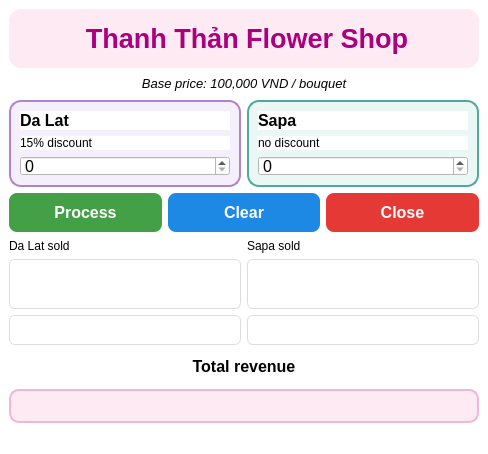
<?xml version="1.0" encoding="UTF-8"?>
<ui version="4.0">
 <class>MainWindow</class>
 <widget class="QMainWindow" name="MainWindow">
  <property name="geometry">
   <rect>
    <x>0</x>
    <y>0</y>
    <width>488</width>
    <height>454</height>
   </rect>
  </property>
  <property name="windowTitle">
   <string>MainWindow</string>
  </property>
  <property name="styleSheet">
   <string notr="true">background-color: rgb(255, 255, 255);</string>
  </property>
  <widget class="QWidget" name="centralwidget">
   <layout class="QVBoxLayout" name="verticalLayout_2">
    <item>
     <layout class="QVBoxLayout" name="verticalLayout">
      <item>
       <widget class="QLabel" name="label_ThanhThan">
        <property name="maximumSize">
         <size>
          <width>16777215</width>
          <height>100</height>
         </size>
        </property>
        <property name="font">
         <font>
          <pointsize>18</pointsize>
          <weight>75</weight>
          <bold>true</bold>
         </font>
        </property>
        <property name="styleSheet">
         <string notr="true">color: #8e2a8b; background-color: #fdeaf3; border-radius: 12px; padding: 14px;</string>
        </property>
        <property name="text">
         <string>&lt;html&gt;&lt;head/&gt;&lt;body&gt;&lt;p align=&quot;center&quot;&gt;&lt;span style=&quot; font-size:20pt; color:#aa007f;&quot;&gt;Thanh Thản Flower Shop&lt;/span&gt;&lt;/p&gt;&lt;/body&gt;&lt;/html&gt;</string>
        </property>
       </widget>
      </item>
      <item>
       <widget class="QLabel" name="label_baseprice">
        <property name="maximumSize">
         <size>
          <width>16777215</width>
          <height>20</height>
         </size>
        </property>
        <property name="text">
         <string>&lt;html&gt;&lt;head/&gt;&lt;body&gt;&lt;p align=&quot;center&quot;&gt;&lt;span style=&quot; font-size:10pt; font-style:italic;&quot;&gt;Base price: 100,000 VND / bouquet&lt;/span&gt;&lt;/p&gt;&lt;/body&gt;&lt;/html&gt;</string>
        </property>
       </widget>
      </item>
      <item>
       <layout class="QHBoxLayout" name="horizontalLayout_Card">
        <item>
         <widget class="QFrame" name="daLatCard">
          <property name="styleSheet">
           <string notr="true">QFrame#daLatCard {
    background-color: #f5effb;
    border: 2px solid #b084cc;
    border-radius: 12px;
}
QFrame#daLatCard QLabel: QFrame#daLatCard QLabel {
    border: none;
    background: transparent;
}</string>
          </property>
          <property name="frameShape">
           <enum>QFrame::StyledPanel</enum>
          </property>
          <property name="frameShadow">
           <enum>QFrame::Raised</enum>
          </property>
          <layout class="QVBoxLayout" name="verticalLayout_5">
           <item>
            <layout class="QVBoxLayout" name="verticalLayout_4">
             <item>
              <widget class="QLabel" name="label_DaLat">
               <property name="maximumSize">
                <size>
                 <width>16777215</width>
                 <height>30</height>
                </size>
               </property>
               <property name="font">
                <font>
                 <pointsize>12</pointsize>
                 <weight>75</weight>
                 <bold>true</bold>
                </font>
               </property>
               <property name="text">
                <string>Da Lat</string>
               </property>
              </widget>
             </item>
             <item>
              <widget class="QLabel" name="label_subDalat">
               <property name="maximumSize">
                <size>
                 <width>16777215</width>
                 <height>20</height>
                </size>
               </property>
               <property name="font">
                <font>
                 <pointsize>9</pointsize>
                </font>
               </property>
               <property name="text">
                <string>15% discount</string>
               </property>
              </widget>
             </item>
             <item>
              <widget class="QSpinBox" name="daLatQuantitySpinBox_2">
               <property name="maximumSize">
                <size>
                 <width>16777215</width>
                 <height>20</height>
                </size>
               </property>
               <property name="font">
                <font>
                 <pointsize>12</pointsize>
                 <weight>50</weight>
                 <bold>false</bold>
                </font>
               </property>
              </widget>
             </item>
            </layout>
           </item>
          </layout>
         </widget>
        </item>
        <item>
         <widget class="QFrame" name="sapaCard">
          <property name="styleSheet">
           <string notr="true">QFrame#sapaCard {
    background-color: #eaf7f4;
    border: 2px solid #4fa89b;
    border-radius: 12px;
}
QFrame#sapaCard QLabel: QFrame#daLatCard QLabel {
    border: none;
    background: transparent;
}</string>
          </property>
          <property name="frameShape">
           <enum>QFrame::StyledPanel</enum>
          </property>
          <property name="frameShadow">
           <enum>QFrame::Raised</enum>
          </property>
          <layout class="QVBoxLayout" name="verticalLayout_6">
           <item>
            <layout class="QVBoxLayout" name="verticalLayout_3">
             <item>
              <widget class="QLabel" name="label_Sapa">
               <property name="maximumSize">
                <size>
                 <width>16777215</width>
                 <height>30</height>
                </size>
               </property>
               <property name="font">
                <font>
                 <pointsize>12</pointsize>
                 <weight>75</weight>
                 <bold>true</bold>
                </font>
               </property>
               <property name="text">
                <string>Sapa</string>
               </property>
              </widget>
             </item>
             <item>
              <widget class="QLabel" name="label_subSapa">
               <property name="maximumSize">
                <size>
                 <width>16777215</width>
                 <height>20</height>
                </size>
               </property>
               <property name="font">
                <font>
                 <pointsize>9</pointsize>
                </font>
               </property>
               <property name="text">
                <string>no discount</string>
               </property>
              </widget>
             </item>
             <item>
              <widget class="QSpinBox" name="sapaQuantitySpinBox">
               <property name="maximumSize">
                <size>
                 <width>16777215</width>
                 <height>20</height>
                </size>
               </property>
               <property name="font">
                <font>
                 <pointsize>12</pointsize>
                 <weight>50</weight>
                 <bold>false</bold>
                </font>
               </property>
              </widget>
             </item>
            </layout>
           </item>
          </layout>
         </widget>
        </item>
       </layout>
      </item>
      <item>
       <layout class="QHBoxLayout" name="horizontalLayout_pushbutton">
        <item>
         <widget class="QPushButton" name="pushButton_process">
          <property name="font">
           <font>
            <pointsize>12</pointsize>
            <weight>75</weight>
            <bold>true</bold>
           </font>
          </property>
          <property name="styleSheet">
           <string notr="true">QPushButton { background-color: #43a047; color: white; border: none; border-radius: 8px; padding: 10px; } QPushButton:hover { background-color: #2e7d32; }</string>
          </property>
          <property name="text">
           <string>Process</string>
          </property>
          <property name="icon">
           <iconset>
            <normaloff>../../images/ic_process.png</normaloff>../../images/ic_process.png</iconset>
          </property>
         </widget>
        </item>
        <item>
         <widget class="QPushButton" name="pushButton_clear">
          <property name="font">
           <font>
            <pointsize>12</pointsize>
            <weight>75</weight>
            <bold>true</bold>
           </font>
          </property>
          <property name="styleSheet">
           <string notr="true">QPushButton { background-color: #1e88e5; color: white; border: none; border-radius: 8px; padding: 10px; } QPushButton:hover { background-color: #1565c0; }</string>
          </property>
          <property name="text">
           <string>Clear</string>
          </property>
          <property name="icon">
           <iconset>
            <normaloff>../../images/ic_clear.png</normaloff>../../images/ic_clear.png</iconset>
          </property>
         </widget>
        </item>
        <item>
         <widget class="QPushButton" name="pushButton_close">
          <property name="font">
           <font>
            <pointsize>12</pointsize>
            <weight>75</weight>
            <bold>true</bold>
           </font>
          </property>
          <property name="styleSheet">
           <string notr="true">QPushButton { background-color: #e53935; color: white; border: none; border-radius: 8px; padding: 10px; } QPushButton:hover { background-color: #c62828; }</string>
          </property>
          <property name="text">
           <string>Close</string>
          </property>
          <property name="icon">
           <iconset>
            <normaloff>../../images/ic_close.png</normaloff>../../images/ic_close.png</iconset>
          </property>
         </widget>
        </item>
       </layout>
      </item>
      <item>
       <layout class="QHBoxLayout" name="horizontalLayout_3">
        <item>
         <layout class="QVBoxLayout" name="verticalLayout_Dalat_sold">
          <item>
           <widget class="QLabel" name="label_Dalat_sold">
            <property name="maximumSize">
             <size>
              <width>16777215</width>
              <height>15</height>
             </size>
            </property>
            <property name="font">
             <font>
              <pointsize>9</pointsize>
             </font>
            </property>
            <property name="text">
             <string>Da Lat sold</string>
            </property>
           </widget>
          </item>
          <item>
           <widget class="QLineEdit" name="daLatSoldLineEdit">
            <property name="maximumSize">
             <size>
              <width>16777215</width>
              <height>50</height>
             </size>
            </property>
            <property name="font">
             <font>
              <pointsize>15</pointsize>
             </font>
            </property>
            <property name="styleSheet">
             <string notr="true">background: white; border: 1px solid #ddd; border-radius: 6px; padding: 4px 8px;color: #6a1b9a;</string>
            </property>
            <property name="text">
             <string/>
            </property>
            <property name="readOnly">
             <bool>true</bool>
            </property>
           </widget>
          </item>
          <item>
           <widget class="QTextEdit" name="daLatRevenueTextEdit">
            <property name="maximumSize">
             <size>
              <width>16777215</width>
              <height>30</height>
             </size>
            </property>
            <property name="styleSheet">
             <string notr="true">background: white; border: 1px solid #ddd; border-radius: 6px; padding: 4px 8px;</string>
            </property>
            <property name="verticalScrollBarPolicy">
             <enum>Qt::ScrollBarAlwaysOff</enum>
            </property>
            <property name="html">
             <string>&lt;!DOCTYPE HTML PUBLIC &quot;-//W3C//DTD HTML 4.0//EN&quot; &quot;http://www.w3.org/TR/REC-html40/strict.dtd&quot;&gt;
&lt;html&gt;&lt;head&gt;&lt;meta name=&quot;qrichtext&quot; content=&quot;1&quot; /&gt;&lt;style type=&quot;text/css&quot;&gt;
p, li { white-space: pre-wrap; }
&lt;/style&gt;&lt;/head&gt;&lt;body style=&quot; font-family:'MS Shell Dlg 2'; font-size:8.25pt; font-weight:400; font-style:normal;&quot;&gt;
&lt;p style=&quot;-qt-paragraph-type:empty; margin-top:0px; margin-bottom:0px; margin-left:0px; margin-right:0px; -qt-block-indent:0; text-indent:0px;&quot;&gt;&lt;br /&gt;&lt;/p&gt;&lt;/body&gt;&lt;/html&gt;</string>
            </property>
           </widget>
          </item>
         </layout>
        </item>
        <item>
         <layout class="QVBoxLayout" name="verticalLayout_Sapa_sold">
          <item>
           <widget class="QLabel" name="label_Sapa_sold">
            <property name="maximumSize">
             <size>
              <width>16777215</width>
              <height>15</height>
             </size>
            </property>
            <property name="font">
             <font>
              <pointsize>9</pointsize>
             </font>
            </property>
            <property name="text">
             <string>Sapa sold</string>
            </property>
           </widget>
          </item>
          <item>
           <widget class="QLineEdit" name="sapaSoldLineEdit">
            <property name="maximumSize">
             <size>
              <width>16777215</width>
              <height>50</height>
             </size>
            </property>
            <property name="font">
             <font>
              <pointsize>15</pointsize>
             </font>
            </property>
            <property name="styleSheet">
             <string notr="true">background: white; border: 1px solid #ddd; border-radius: 6px; padding: 4px 8px;color: #00695c;</string>
            </property>
            <property name="text">
             <string/>
            </property>
            <property name="readOnly">
             <bool>true</bool>
            </property>
           </widget>
          </item>
          <item>
           <widget class="QTextEdit" name="sapaSoldTextEdit">
            <property name="maximumSize">
             <size>
              <width>16777215</width>
              <height>30</height>
             </size>
            </property>
            <property name="styleSheet">
             <string notr="true">background: white; border: 1px solid #ddd; border-radius: 6px; padding: 4px 8px;</string>
            </property>
            <property name="verticalScrollBarPolicy">
             <enum>Qt::ScrollBarAlwaysOff</enum>
            </property>
            <property name="html">
             <string>&lt;!DOCTYPE HTML PUBLIC &quot;-//W3C//DTD HTML 4.0//EN&quot; &quot;http://www.w3.org/TR/REC-html40/strict.dtd&quot;&gt;
&lt;html&gt;&lt;head&gt;&lt;meta name=&quot;qrichtext&quot; content=&quot;1&quot; /&gt;&lt;style type=&quot;text/css&quot;&gt;
p, li { white-space: pre-wrap; }
&lt;/style&gt;&lt;/head&gt;&lt;body style=&quot; font-family:'MS Shell Dlg 2'; font-size:8.25pt; font-weight:400; font-style:normal;&quot;&gt;
&lt;p style=&quot;-qt-paragraph-type:empty; margin-top:0px; margin-bottom:0px; margin-left:0px; margin-right:0px; -qt-block-indent:0; text-indent:0px;&quot;&gt;&lt;br /&gt;&lt;/p&gt;&lt;/body&gt;&lt;/html&gt;</string>
            </property>
           </widget>
          </item>
         </layout>
        </item>
       </layout>
      </item>
      <item>
       <widget class="QLabel" name="label_totalRevenue">
        <property name="font">
         <font>
          <pointsize>12</pointsize>
          <weight>75</weight>
          <bold>true</bold>
         </font>
        </property>
        <property name="text">
         <string>&lt;html&gt;&lt;head/&gt;&lt;body&gt;&lt;p align=&quot;center&quot;&gt;Total revenue&lt;/p&gt;&lt;/body&gt;&lt;/html&gt;</string>
        </property>
       </widget>
      </item>
      <item>
       <widget class="QLineEdit" name="totalRevenueLineEdit">
        <property name="maximumSize">
         <size>
          <width>16777215</width>
          <height>46</height>
         </size>
        </property>
        <property name="font">
         <font>
          <pointsize>18</pointsize>
          <strikeout>false</strikeout>
         </font>
        </property>
        <property name="styleSheet">
         <string notr="true">background-color: #fdeaf3; color: #8e2a8b; border: 2px solid #f0b8d8; border-radius: 10px; </string>
        </property>
        <property name="text">
         <string/>
        </property>
        <property name="dragEnabled">
         <bool>false</bool>
        </property>
        <property name="readOnly">
         <bool>true</bool>
        </property>
       </widget>
      </item>
     </layout>
    </item>
   </layout>
  </widget>
  <widget class="QMenuBar" name="menubar">
   <property name="geometry">
    <rect>
     <x>0</x>
     <y>0</y>
     <width>488</width>
     <height>21</height>
    </rect>
   </property>
  </widget>
  <widget class="QStatusBar" name="statusbar"/>
 </widget>
 <resources/>
 <connections>
  <connection>
   <sender>pushButton_clear</sender>
   <signal>clicked()</signal>
   <receiver>daLatSoldLineEdit</receiver>
   <slot>clear()</slot>
   <hints>
    <hint type="sourcelabel">
     <x>310</x>
     <y>173</y>
    </hint>
    <hint type="destinationlabel">
     <x>159</x>
     <y>253</y>
    </hint>
   </hints>
  </connection>
  <connection>
   <sender>pushButton_clear</sender>
   <signal>clicked()</signal>
   <receiver>sapaSoldLineEdit</receiver>
   <slot>clear()</slot>
   <hints>
    <hint type="sourcelabel">
     <x>310</x>
     <y>173</y>
    </hint>
    <hint type="destinationlabel">
     <x>462</x>
     <y>253</y>
    </hint>
   </hints>
  </connection>
  <connection>
   <sender>pushButton_clear</sender>
   <signal>clicked()</signal>
   <receiver>daLatRevenueTextEdit</receiver>
   <slot>clear()</slot>
   <hints>
    <hint type="sourcelabel">
     <x>310</x>
     <y>173</y>
    </hint>
    <hint type="destinationlabel">
     <x>159</x>
     <y>305</y>
    </hint>
   </hints>
  </connection>
  <connection>
   <sender>pushButton_clear</sender>
   <signal>clicked()</signal>
   <receiver>sapaSoldTextEdit</receiver>
   <slot>clear()</slot>
   <hints>
    <hint type="sourcelabel">
     <x>310</x>
     <y>173</y>
    </hint>
    <hint type="destinationlabel">
     <x>462</x>
     <y>305</y>
    </hint>
   </hints>
  </connection>
  <connection>
   <sender>pushButton_close</sender>
   <signal>clicked()</signal>
   <receiver>MainWindow</receiver>
   <slot>close()</slot>
   <hints>
    <hint type="sourcelabel">
     <x>512</x>
     <y>173</y>
    </hint>
    <hint type="destinationlabel">
     <x>310</x>
     <y>212</y>
    </hint>
   </hints>
  </connection>
  <connection>
   <sender>pushButton_clear</sender>
   <signal>clicked()</signal>
   <receiver>totalRevenueLineEdit</receiver>
   <slot>clear()</slot>
   <hints>
    <hint type="sourcelabel">
     <x>310</x>
     <y>173</y>
    </hint>
    <hint type="destinationlabel">
     <x>310</x>
     <y>377</y>
    </hint>
   </hints>
  </connection>
  <connection>
   <sender>pushButton_clear</sender>
   <signal>clicked()</signal>
   <receiver>daLatQuantitySpinBox_2</receiver>
   <slot>clear()</slot>
   <hints>
    <hint type="sourcelabel">
     <x>243</x>
     <y>237</y>
    </hint>
    <hint type="destinationlabel">
     <x>125</x>
     <y>187</y>
    </hint>
   </hints>
  </connection>
  <connection>
   <sender>pushButton_clear</sender>
   <signal>clicked()</signal>
   <receiver>sapaQuantitySpinBox</receiver>
   <slot>clear()</slot>
   <hints>
    <hint type="sourcelabel">
     <x>243</x>
     <y>237</y>
    </hint>
    <hint type="destinationlabel">
     <x>361</x>
     <y>187</y>
    </hint>
   </hints>
  </connection>
 </connections>
</ui>
